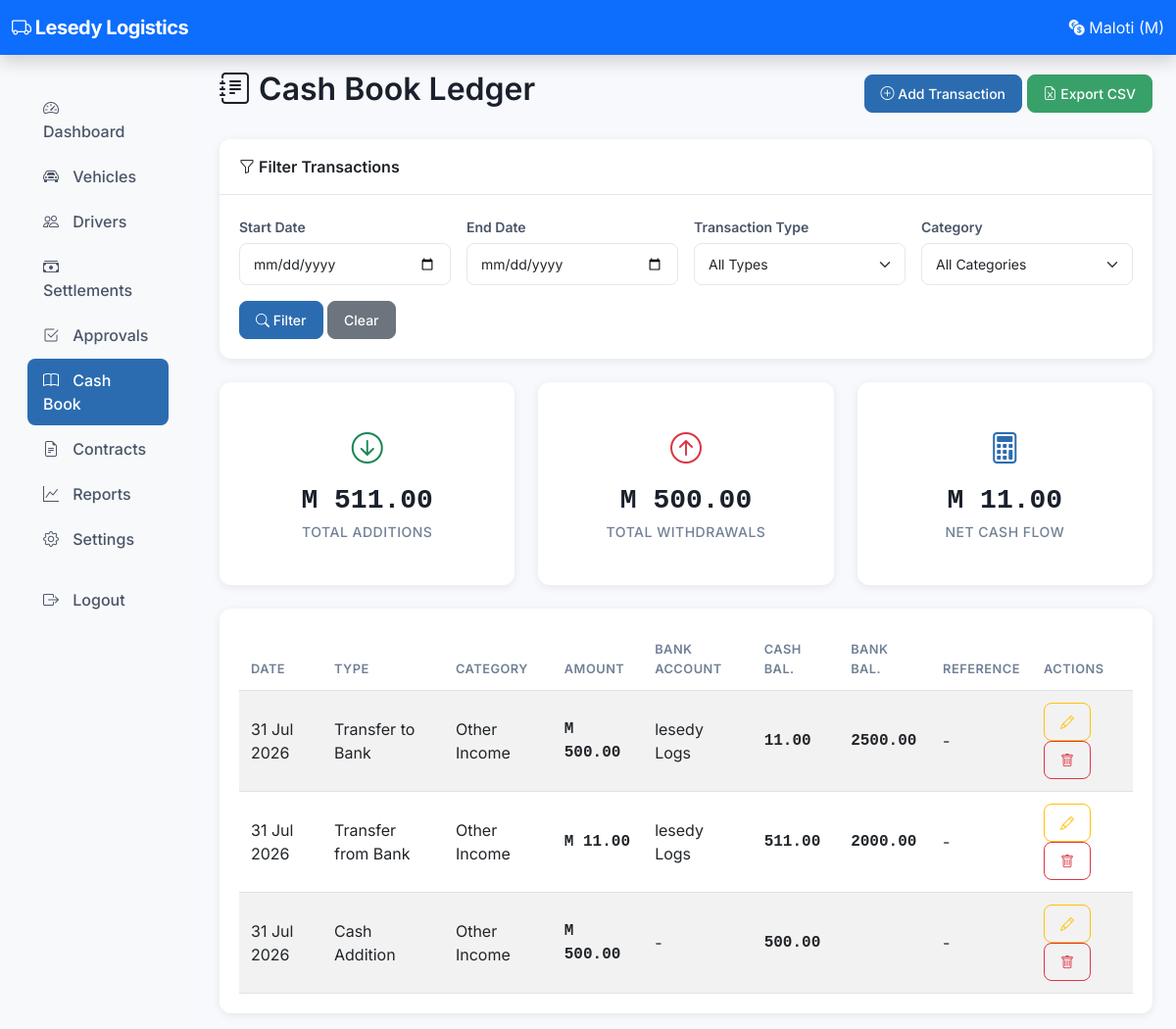
Screenshot of /owner/cashbook/ledger/ (signed in) with the database file from the repository.
### accounts/models.py (models this page shows, shortened)
class SystemSettings(models.Model):
    debt_cap = models.DecimalField(max_digits=10, decimal_places=2, default=500.00)
    repayment_percentage = models.IntegerField(default=100)
    minimum_driver_take = models.DecimalField(max_digits=10, decimal_places=2, default=0)
    company_name = models.CharField(max_length=200, default='My Transport Fleet')
    company_phone = models.CharField(max_length=20, blank=True)
    company_email = models.EmailField(blank=True)
    company_address = models.TextField(blank=True)
    company_logo = models.ImageField(upload_to='company/', null=True, blank=True)
    days_in_month_for_salary = models.IntegerField(default=30)
    contract_settlement_day = models.IntegerField(default=1,
                                                   help_text="Day of month when contract is settled")
    default_bank_account = models.ForeignKey(
        'cashbook.BankAccount', on_delete=models.SET_NULL, null=True, blank=True
    )
    cash_alert_threshold = models.DecimalField(max_digits=10, decimal_places=2, default=1000.00)
    bank_alert_threshold = models.DecimalField(max_digits=10, decimal_places=2, default=2000.00)
    updated_at = models.DateTimeField(auto_now=True)
    class Meta:
        verbose_name_plural = "System Settings"
    @classmethod
    def get_settings(cls):
        obj, created = cls.objects.get_or_create(id=1)
        return obj

### cashbook/models.py (models this page shows, shortened)
class CashTransaction(models.Model):
    TRANSACTION_TYPES = [
        ('addition', 'Cash Addition'),
        ('withdrawal', 'Cash Withdrawal'),
        ('transfer_to_bank', 'Transfer to Bank'),
        ('transfer_from_bank', 'Transfer from Bank'),
        ('expense_cash', 'Expense (Cash)'),
        ('expense_bank', 'Expense (Bank)'),
        ('petty_cash', 'Petty Cash'),
        ('salary_payment', 'Salary Payment'),
        ('commission_payment', 'Commission Payment'),
        ('bonus_payment', 'Bonus Payment'),
        ('loan_repayment', 'Loan Repayment'),
        ('settlement_collection', 'Settlement Collection'),
    ]
    CATEGORIES = [
        ('settlement_collection', 'Driver Settlement Collection'),
        ('other_income', 'Other Income'),
        ('loan_income', 'Loan Received'),
        ('fuel', 'Fuel'),
        ('maintenance', 'Maintenance/Repairs'),
        ('insurance', 'Insurance'),
        ('permit', 'Permit/License'),
        ('admin_expense', 'Admin Expense'),
        ('driver_salary', 'Driver Salary'),
        ('driver_commission', 'Driver Commission'),
        ('driver_bonus', 'Driver Bonus'),
        ('repayment', 'Loan Repayment'),
        ('other_expense', 'Other Expense'),
        ('petty_cash_expense', 'Petty Cash Expense'),
    ]
    settlement = models.ForeignKey(
        'settlements.DailySettlement',
        on_delete=models.SET_NULL,
        null=True,
        blank=True,
        related_name='cash_transactions',
    )
    bank_account = models.ForeignKey(
        BankAccount,
        on_delete=models.SET_NULL,
        null=True,
        blank=True,
        related_name='transactions',
    )
    transaction_type = models.CharField(max_length=30, choices=TRANSACTION_TYPES)
    category = models.CharField(max_length=30, choices=CATEGORIES)
    amount = models.DecimalField(max_digits=12, decimal_places=2)
    date = models.DateField(default=timezone.now)
    reference = models.CharField(max_length=100, blank=True)
    receipt_photo = models.ImageField(upload_to='receipts/', null=True, blank=True)
    cash_balance_after = models.DecimalField(
        max_digits=12, decimal_places=2, editable=False, null=True, blank=True
    )
    bank_balance_after = models.DecimalField(
        max_digits=12, decimal_places=2, editable=False, null=True, blank=True
    )
    notes = models.TextField(blank=True)
    created_by = models.ForeignKey(
        'auth.User',
        on_delete=models.SET_NULL,
        null=True,
        blank=True,
        related_name='cash_transactions',
    )
    created_at = models.DateTimeField(auto_now_add=True)
    class Meta:
        ordering = ['-date', '-created_at']

class BankAccount(models.Model):
    name = models.CharField(max_length=100)
    account_number = models.CharField(max_length=50)
    bank_name = models.CharField(max_length=100)
    branch = models.CharField(max_length=100, blank=True)
    opening_balance = models.DecimalField(max_digits=12, decimal_places=2, default=0)
    current_balance = models.DecimalField(max_digits=12, decimal_places=2, default=0)
    is_active = models.BooleanField(default=True)
    created_at = models.DateTimeField(auto_now_add=True)
    updated_at = models.DateTimeField(auto_now=True)
    class Meta:
        ordering = ['name']

### cashbook/views.py (the view)
# urls.py: path('ledger/', views.cashbook_ledger, name='owner_cashbook_ledger'),
@_owner_required
def cashbook_ledger(request):
    transactions = CashTransaction.objects.all()
    start_date = request.GET.get('start_date')
    end_date = request.GET.get('end_date')
    t_type = request.GET.get('transaction_type')
    category = request.GET.get('category')
    if start_date:
        transactions = transactions.filter(date__gte=start_date)
    if end_date:
        transactions = transactions.filter(date__lte=end_date)
    if t_type:
        transactions = transactions.filter(transaction_type=t_type)
    if category:
        transactions = transactions.filter(category=category)
    transactions = transactions.order_by('-date', '-created_at')
    total_additions = transactions.filter(
        transaction_type__in=['addition', 'transfer_from_bank', 'settlement_collection']
    ).aggregate(total=Sum('amount'))['total'] or 0
    total_withdrawals = transactions.filter(
        transaction_type__in=['withdrawal', 'transfer_to_bank', 'expense_cash',
                              'petty_cash', 'salary_payment', 'commission_payment',
                              'bonus_payment', 'loan_repayment']
    ).aggregate(total=Sum('amount'))['total'] or 0
    context = {
        'transactions': transactions,
        'start_date': start_date or '',
        'end_date': end_date or '',
        'total_additions': total_additions,
        'total_withdrawals': total_withdrawals,
        'net': total_additions - total_withdrawals,
    }
    return render(request, 'owner/cashbook/ledger.html', context)

### templates/owner/cashbook/ledger.html (shortened to what this page needs)
{% extends 'base.html' %}
{% block content %}
<div class="d-flex justify-content-between align-items-center mb-4">
    <h2><i class="bi bi-journal-text"></i> Cash Book Ledger</h2>
    <div>
        <a href="{% url 'owner_cashbook_add' %}" class="btn btn-primary"><i class="bi bi-plus-circle"></i> Add Transaction</a>
        <a href="{% url 'owner_cashbook_export' %}" class="btn btn-success"><i class="bi bi-file-earmark-excel"></i> Export CSV</a>
    </div>
</div>
<div class="card mb-4">
    <div class="card-header">
        <i class="bi bi-funnel"></i> Filter Transactions
    </div>
    <div class="card-body">
        <form method="get" class="row g-3">
            <div class="col-md-3">
                <label class="form-label">Start Date</label>
                <input type="date" name="start_date" value="{{ start_date }}" class="form-control">
            </div>
            <div class="col-md-3">
                <label class="form-label">End Date</label>
                <input type="date" name="end_date" value="{{ end_date }}" class="form-control">
            </div>
            <div class="col-md-3">
                <label class="form-label">Transaction Type</label>
                <select name="transaction_type" class="form-select">
                    <option value="">All Types</option>
                </select>
            </div>
            <div class="col-md-3">
                <label class="form-label">Category</label>
                <select name="category" class="form-select">
                    <option value="">All Categories</option>
                </select>
            </div>
            <div class="col-12">
                <button type="submit" class="btn btn-primary"><i class="bi bi-search"></i> Filter</button>
                <a href="{% url 'owner_cashbook_ledger' %}" class="btn btn-secondary">Clear</a>
            </div>
        </form>
    </div>
</div>
<div class="row mb-4">
    <div class="col-md-4">
        <div class="card text-center stat-card">
            <div class="card-body">
                <div class="stat-icon"><i class="bi bi-arrow-down-circle text-success"></i></div>
                <div class="stat-value amount-positive">M {{ total_additions|floatformat:2 }}</div>
                <div class="stat-label">Total Additions</div>
            </div>
        </div>
    </div>
    <div class="col-md-4">
        <div class="card text-center stat-card">
            <div class="card-body">
                <div class="stat-icon"><i class="bi bi-arrow-up-circle text-danger"></i></div>
                <div class="stat-value amount-negative">M {{ total_withdrawals|floatformat:2 }}</div>
                <div class="stat-label">Total Withdrawals</div>
            </div>
        </div>
    </div>
    <div class="col-md-4">
        <div class="card text-center stat-card">
            <div class="card-body">
                <div class="stat-icon"><i class="bi bi-calculator"></i></div>
                <div class="stat-value {% if net >= 0 %}amount-positive{% else %}amount-negative{% endif %}">M {{ net|floatformat:2 }}</div>
                <div class="stat-label">Net Cash Flow</div>
            </div>
        </div>
    </div>
</div>
<div class="card">
    <div class="card-body">
        <div class="table-responsive">
            <table class="table table-striped table-hover">
                <thead>
                    <tr>
                        <th>Date</th>
                        <th>Type</th>
                        <th>Category</th>
                        <th>Amount</th>
                        <th>Bank Account</th>
                        <th>Cash Bal.</th>
                        <th>Bank Bal.</th>
                        <th>Reference</th>
                        <th>Actions</th>
                    </tr>
                </thead>
                <tbody>
                    {% for t in transactions %}
                    <tr>
                        <td>{{ t.date|date:"d M Y" }}</td>
                        <td>{{ t.get_transaction_type_display }}</td>
                        <td>{{ t.get_category_display }}</td>
                        <td class="amount">M {{ t.amount|floatformat:2 }}</td>
                        <td>{{ t.bank_account.name|default:"-" }}</td>
                        <td class="amount">{{ t.cash_balance_after|default:"-"|floatformat:2 }}</td>
                        <td class="amount">{{ t.bank_balance_after|default:"-"|floatformat:2 }}</td>
                        <td>{{ t.reference|default:"-" }}</td>
                        <td>
                            {% if t.transaction_type != 'settlement_collection' %}
                            <a href="{% url 'owner_cashbook_edit' t.id %}" class="btn btn-sm btn-outline-warning"><i class="bi bi-pencil"></i></a>
                            <a href="{% url 'owner_cashbook_delete' t.id %}" class="btn btn-sm btn-outline-danger"><i class="bi bi-trash"></i></a>
                            {% else %}
                            <span class="badge bg-secondary">System</span>
                            {% endif %}
                        </td>
                    </tr>
                    {% empty %}
                    <tr><td colspan="9" class="text-center text-muted">No transactions found</td></tr>
                    {% endfor %}
                </tbody>
            </table>
        </div>
    </div>
</div>
{% endblock %}

### templates/base.html (shortened to what this page needs)
{% load static %}
<!DOCTYPE html>
<html lang="en">
<head>
    <link href="https://cdn.jsdelivr.net/npm/bootstrap@5.3.0/dist/css/bootstrap.min.css" rel="stylesheet">
    <link rel="stylesheet" href="https://cdn.jsdelivr.net/npm/bootstrap-icons@1.11.0/font/bootstrap-icons.css">
    <link rel="stylesheet" href="{% static 'css/style.css' %}">
</head>
<body>
    <nav class="navbar navbar-dark bg-primary shadow">
        <div class="container-fluid">
            <a class="navbar-brand" href="{% url 'owner_dashboard' %}">
                <i class="bi bi-truck"></i> {{ company_name|default:"Taxi Accounting" }}
            </a>
            <span class="navbar-text text-light">
                <i class="bi bi-currency-exchange"></i> Maloti (M)
            </span>
        </div>
    </nav>
    <div class="container-fluid">
        <div class="row">
            <nav class="col-md-3 col-lg-2 d-none d-md-block bg-light sidebar">
                <div class="position-sticky">
                    <ul class="nav flex-column p-3">
                        <li class="nav-item">
                            <a class="nav-link {% if request.resolver_match.url_name == 'owner_dashboard' %}active{% endif %}"
                               href="{% url 'owner_dashboard' %}">
                                <i class="bi bi-speedometer2"></i> Dashboard
                            </a>
                        </li>
                        <li class="nav-item">
                            <a class="nav-link {% if 'vehicle' in request.resolver_match.url_name %}active{% endif %}"
                               href="{% url 'owner_vehicle_list' %}">
                                <i class="bi bi-car-front"></i> Vehicles
                            </a>
                        </li>
                        <li class="nav-item">
                            <a class="nav-link {% if 'driver' in request.resolver_match.url_name %}active{% endif %}"
                               href="{% url 'owner_driver_list' %}">
                                <i class="bi bi-people"></i> Drivers
                            </a>
                        </li>
                        <li class="nav-item">
                            <a class="nav-link {% if 'settlement' in request.resolver_match.url_name %}active{% endif %}"
                               href="{% url 'owner_settlement_list' %}">
                                <i class="bi bi-cash-stack"></i> Settlements
                            </a>
                        </li>
                        <li class="nav-item">
                            <a class="nav-link {% if 'approval' in request.resolver_match.url_name %}active{% endif %}"
                               href="{% url 'owner_pending_approvals' %}">
                                <i class="bi bi-check2-square"></i> Approvals
                            </a>
                        </li>
                        <li class="nav-item">
                            <a class="nav-link {% if 'cashbook' in request.resolver_match.url_name or 'bank' in request.resolver_match.url_name %}active{% endif %}"
                               href="{% url 'owner_cashbook_dashboard' %}">
                                <i class="bi bi-book"></i> Cash Book
                            </a>
                        </li>
                        <li class="nav-item">
                            <a class="nav-link {% if 'contract' in request.resolver_match.url_name %}active{% endif %}"
                               href="{% url 'owner_contract_dashboard' %}">
                                <i class="bi bi-file-earmark-text"></i> Contracts
                            </a>
                        </li>
                        <li class="nav-item">
                            <a class="nav-link {% if 'report' in request.resolver_match.url_name %}active{% endif %}"
                               href="{% url 'report_index' %}">
                                <i class="bi bi-graph-up"></i> Reports
                            </a>
                        </li>
                        <li class="nav-item">
                            <a class="nav-link {% if 'setting' in request.resolver_match.url_name %}active{% endif %}"
                               href="{% url 'owner_settings' %}">
                                <i class="bi bi-gear"></i> Settings
                            </a>
                        </li>
                        <li class="nav-item mt-3">
                            <a class="nav-link" href="{% url 'logout' %}">
                                <i class="bi bi-box-arrow-right"></i> Logout
                            </a>
                        </li>
                    </ul>
                </div>
            </nav>
            <main class="col-md-9 col-lg-10 px-4 py-3">
                {% block content %}{% endblock %}
            </main>
        </div>
    </div>
</body>
</html>

### rows the page displays
SystemSettings: company_name "Lesedy Logistics"
CashTransaction: date "31 Jul 2026", transaction_type "Transfer to Bank", category "Other Income", amount "500.00", bank_account.name "lesedy Logs", cash_balance_after "11.00", bank_balance_after "2500.00", reference "-"
CashTransaction: date "31 Jul 2026", transaction_type "Transfer from Bank", category "Other Income", amount "11.00", bank_account.name "lesedy Logs", cash_balance_after "511.00", bank_balance_after "2000.00", reference "-"
CashTransaction: date "31 Jul 2026", transaction_type "Cash Addition", category "Other Income", amount "500.00", bank_account.name "-", cash_balance_after "500.00", reference "-"

### other values shown
{{ total_additions|floatformat:2 }} "511.00"
{{ total_withdrawals|floatformat:2 }} "500.00"
{{ net|floatformat:2 }} "11.00"
